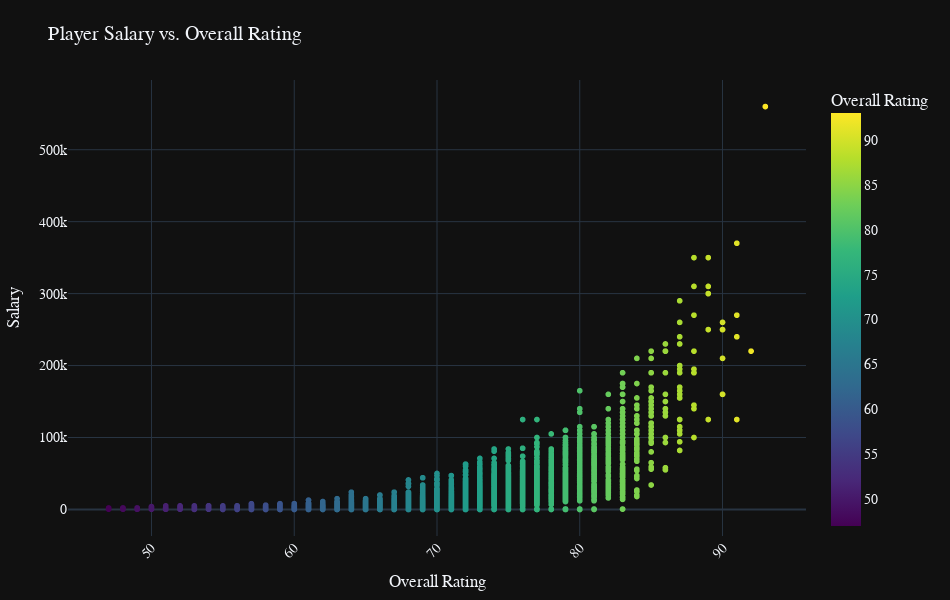

Write notebook code for a chart like this one.
### Code cell
import pandas as pd
import plotly.express as px

df = pd.read_csv("Fifa21-fully-cleaned.csv")
fig = px.scatter(
    df,
    x='OVA',
    y='Wage',
    color='OVA',
    color_continuous_scale='Viridis',
    title='Player Salary vs. Overall Rating',
    labels={'OVA': 'Overall Rating', 'Wage': 'Salary'},
    hover_data=['Name', 'Team', 'Contract'],
    template='plotly_dark'
)

fig.update_layout(
    height=600,
    width=950,
    font=dict(family='Arial', size=14),
    title_font_size=20,
    xaxis_title='Overall Rating',
    yaxis_title='Salary ',
    xaxis_tickangle=-45,
    margin=dict(l=60, r=40, t=80, b=60)
)

fig.show()

### Figure 1 — Plotly figure (JSON) as saved in the notebook; plotly's stock layout.template omitted (floating-point values rounded to 4 significant figures; data arrays with more than 128 entries replaced by an {"elided": "..."} marker saying what was removed)
{"data": [{"customdata": {"elided": "18978x3 str values"}, "hovertemplate": "Overall Rating=%{marker.color}<br>Salary=%{y}<br>Name=%{customdata[0]}<br>Team=%{customdata[1]}<br>Contract=%{customdata[2]}<extra></extra>", "legendgroup": "", "marker": {"color": {"elided": "18978 int values"}, "coloraxis": "coloraxis", "symbol": "circle"}, "mode": "markers", "name": "", "showlegend": false, "type": "scattergl", "x": {"elided": "18978 int values"}, "xaxis": "x", "y": {"elided": "18978 float values"}, "yaxis": "y"}], "layout": {"coloraxis": {"colorbar": {"title": {"text": "Overall Rating"}}, "colorscale": [[0, "#440154"], [0.1111, "#482878"], [0.2222, "#3e4989"], [0.3333, "#31688e"], [0.4444, "#26828e"], [0.5556, "#1f9e89"], [0.6667, "#35b779"], [0.7778, "#6ece58"], [0.8889, "#b5de2b"], [1, "#fde725"]]}, "font": {"family": "Arial", "size": 14}, "height": 600, "legend": {"tracegroupgap": 0}, "margin": {"b": 60, "l": 60, "r": 40, "t": 80}, "title": {"font": {"size": 20}, "text": "Player Salary vs. Overall Rating"}, "width": 950, "xaxis": {"anchor": "y", "domain": [0, 1], "tickangle": -45, "title": {"text": "Overall Rating"}}, "yaxis": {"anchor": "x", "domain": [0, 1], "title": {"text": "Salary "}}}}
